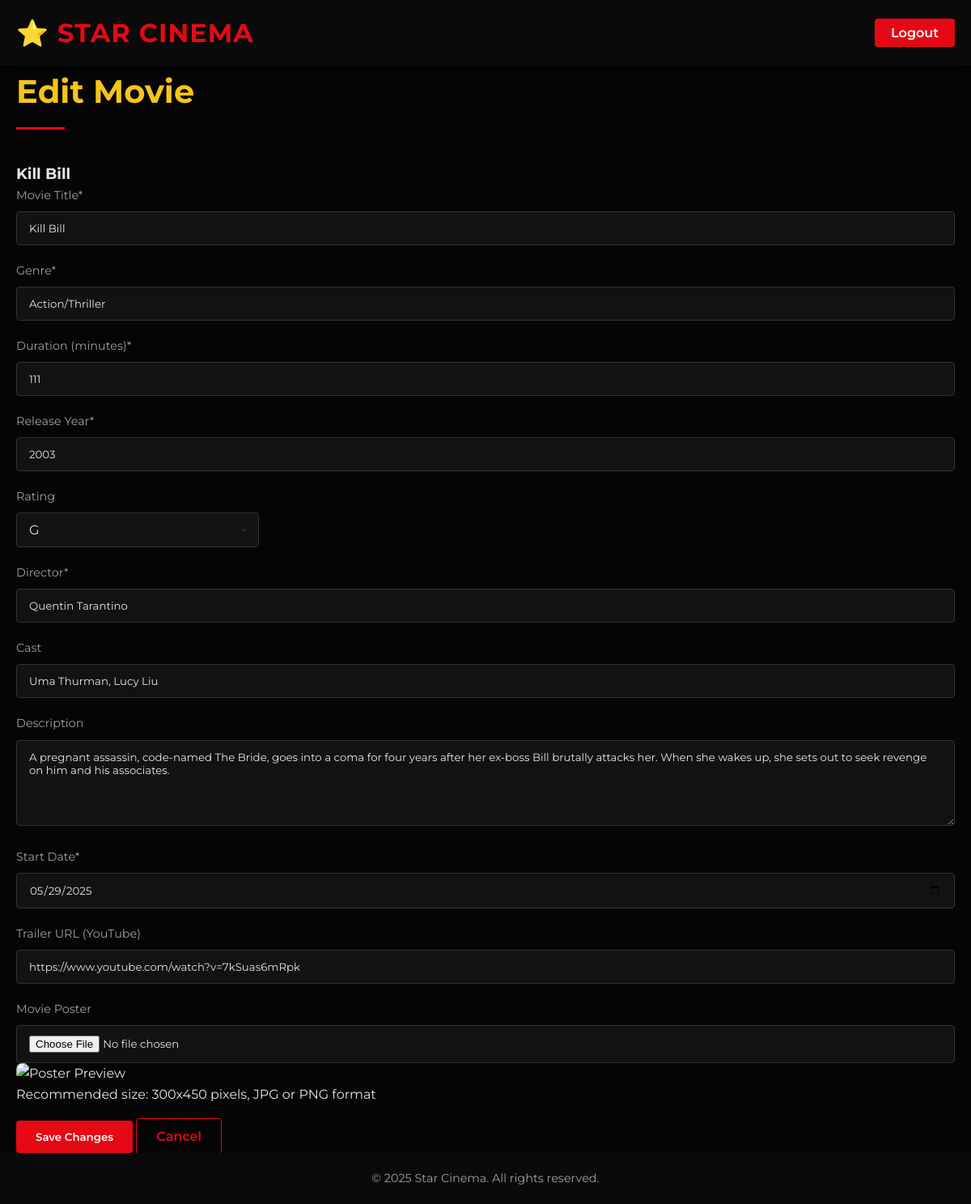
/edit-movie.php?id=1 (signed in), run on the app's committed database.
### tables this page shows
CREATE TABLE movies (
    movie_id INT AUTO_INCREMENT PRIMARY KEY,
    title VARCHAR(255) NOT NULL,
    rating VARCHAR(5),
    duration INT NOT NULL,
    release_year INT NOT NULL,
    director VARCHAR(255) NOT NULL,
    cast VARCHAR(255),
    description TEXT,
    poster VARCHAR(255),
    trailer VARCHAR(255),
    start_date DATE NOT NULL,
    genre VARCHAR(70) NOT NULL
);

### edit-movie.php (the view, shortened to what this page needs)
<?php
include("includes/header.php");
include_once("includes/connect-db.php");
if ($_SERVER["REQUEST_METHOD"] == "GET") {
    $id = trim($_GET['id']);
    $stmt = $conn->prepare("SELECT * FROM movies WHERE movie_id = ?");
    $stmt->bind_param("i", $id);
    $stmt->execute();
    $result = $stmt->get_result();
    if ($result->num_rows > 0) {
        $movie = $result->fetch_assoc();
    } else {
        echo "No movie found with that ID.";
    }
}
?>
<main class="form-page">
    <div class="container">
        <h2 class="section-title">Edit Movie</h2>
        <h3><?php echo htmlspecialchars($movie['title']); ?></h3>
        <div class="form-container">
            <form action="" method="post" class="admin-form" enctype="multipart/form-data">
                <div class="form-grid">
                    <div class="form-group">
                        <label for="title">Movie Title*</label>
                        <input type="text" id="title" name="title" value="<?php echo htmlspecialchars($movie['title']); ?>" required>
                    </div>
                    <div class="form-group">
                        <label for="genre">Genre*</label>
                        <input type="text" id="genre" name="genre" value="<?php echo htmlspecialchars($movie['genre']); ?>" required>
                    </div>
                    <div class="form-group">
                        <label for="duration">Duration (minutes)*</label>
                        <input type="number" id="duration" name="duration" min="1" value="<?php echo htmlspecialchars($movie['duration']); ?>" required>
                    </div>
                    <div class="form-group">
                        <label for="release_year">Release Year*</label>
                        <input type="number" id="release_year" name="release_year" min="1900" max="2099" value="<?php echo htmlspecialchars($movie['release_year']); ?>" required>
                    </div>
                    <div class="form-group">
                        <label for="rating">Rating</label>
                        <select id="rating" name="rating">
                            <option value="G">G</option>
                        </select>
                    </div>
                    <div class="form-group full-width">
                        <label for="director">Director*</label>
                        <input type="text" id="director" name="director" value="<?php echo htmlspecialchars($movie['director']); ?>" required>
                    </div>
                    <div class="form-group full-width">
                        <label for="cast">Cast</label>
                        <input type="text" id="cast" name="cast" placeholder="e.g. Actor 1, Actor 2, Actor 3" value="<?php echo htmlspecialchars($movie['cast']); ?>" required>
                    </div>
                    <div class="form-group full-width">
                        <label for="description">Description</label>
                        <textarea id="description" name="description" rows="5" required><?php echo htmlspecialchars($movie['description']); ?></textarea>
                    </div>
                    <div class="form-group">
                        <label for="start_date">Start Date*</label>
                        <input type="date" id="start_date" name="start_date" value="<?php echo htmlspecialchars($movie['start_date']); ?>" required>
                    </div>
                    <div class="form-group full-width">
                        <label for="trailer_url">Trailer URL (YouTube)</label>
                        <input type="url" id="trailer_url" name="trailer_url" value="<?php echo htmlspecialchars($movie['trailer']); ?>" placeholder="e.g. https://www.youtube.com/...">
                    </div>
                    <div class="form-group full-width">
                        <label for="poster">Movie Poster</label>
                        <div class="file-input-container">
                            <input type="file" id="poster" name="poster" accept="image/*">
                            <div class="file-input-preview">
                                <img id="poster-preview" src="/placeholder.svg?height=300&width=200" alt="Poster Preview">
                            </div>
                        </div>
                        <p class="input-help">Recommended size: 300x450 pixels, JPG or PNG format</p>
                    </div>
                </div>
                <div class="form-actions">
                    <button type="submit" class="btn-primary">Save Changes</button>
                    <a href="manager.php" class="btn-secondary">Cancel</a>
                </div>
            </form>
        </div>
    </div>
</main>
<?php
include("includes/footer.php");
?>

### styles.css (style rules this page uses)
:root { --primary-color: #e50914; --primary-hover: #f40612; --secondary-color: #0a0a0a; --accent-color: #f5c518; --text-color: #e6e6e6; --text-light: #a0a0a0; --background-color: #050505; --card-color: #121212; --card-hover: #1a1a1a; --border-color: #333; }
* { margin: 0; padding: 0; box-sizing: border-box; }
body { font-family: 'Montserrat', sans-serif; line-height: 1.6; color: var(--text-color); background-color: var(--background-color); min-height: 100vh; display: flex; flex-direction: column; }
.container { width: 100%; max-width: 1200px; margin: 0 auto; padding: 0 20px; }
a { text-decoration: none; color: var(--accent-color); transition: all 0.3s ease; }
img { max-width: 100%; height: auto; border-radius: 8px; }
button, .btn-primary, .btn-secondary, .btn-book, .btn-login { cursor: pointer; border: none; border-radius: 4px; padding: 12px 24px; font-family: 'Montserrat', sans-serif; font-weight: 600; transition: all 0.3s ease; }
.btn-primary { background-color: var(--primary-color); color: white; }
.btn-secondary { background-color: transparent; color: var(--primary-color); border: 1px solid var(--primary-color); }
.section-title { font-family: 'Montserrat', sans-serif; font-weight: 700; font-size: 2.5rem; margin-bottom: 40px; position: relative; padding-bottom: 15px; color: var(--accent-color); }
.section-title::after { content: ''; position: absolute; bottom: 0; left: 0; width: 60px; height: 3px; background-color: var(--primary-color); }
.form-group { margin-bottom: 20px; }
.form-group label { display: block; margin-bottom: 8px; color: var(--text-light); font-size: 0.9rem; }
.form-group input, .form-group textarea, .form-group select { width: 100%; padding: 12px 15px; background-color: rgba(255, 255, 255, 0.05); border: 1px solid #333; border-radius: 4px; color: var(--text-color); font-family: 'Montserrat', sans-serif; }
select { padding: 10px 15px; font-size: 16px; border: 2px solid #555; border-radius: 6px; background-color: #fff; color: #000; appearance: none; -webkit-appearance: none; -moz-appearance: none; background-repeat: no-repeat; background-position: right 10px center; background-size: 16px 16px; width: 100%; max-width: 300px; cursor: pointer; }

### data on the page
movies: title "Kill Bill", genre "Action/Thriller", duration "111", release_year "2003", director "Quentin Tarantino", cast "Uma Thurman, Lucy Liu", description "A pregnant assassin, code-named The Bride, goes into a coma for four years after her ex-boss Bill brutally attacks her. When she wakes up, she sets out to seek revenge on him and his associates.", start_date "05/29/2025", trailer_url "https://www.youtube.com/watch?v=7kSuas6mRpk"
